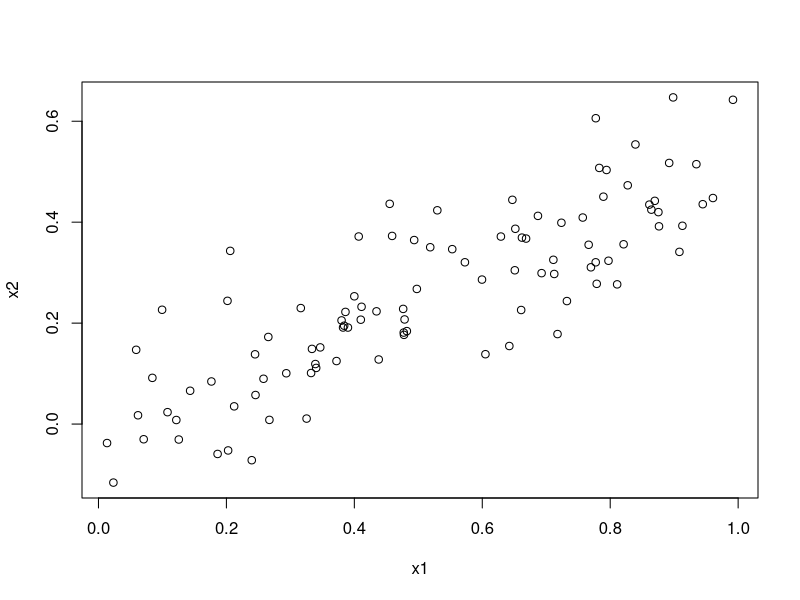
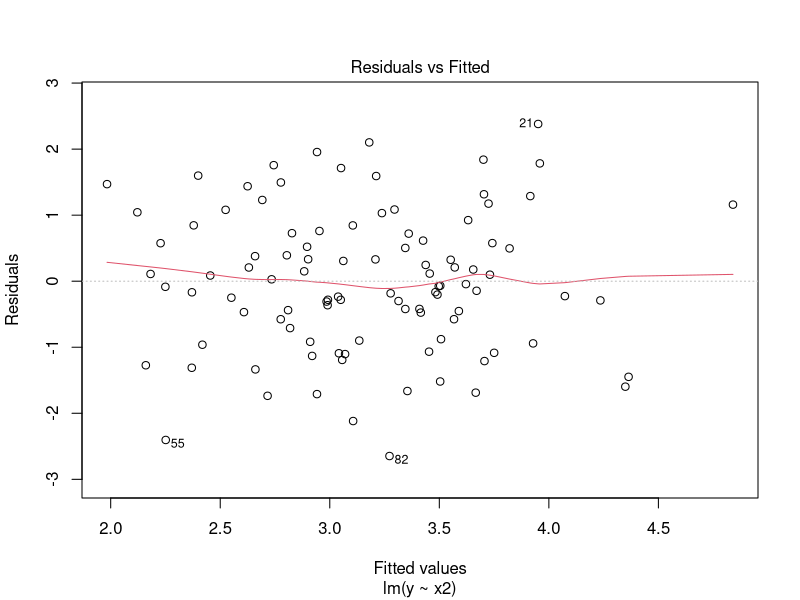
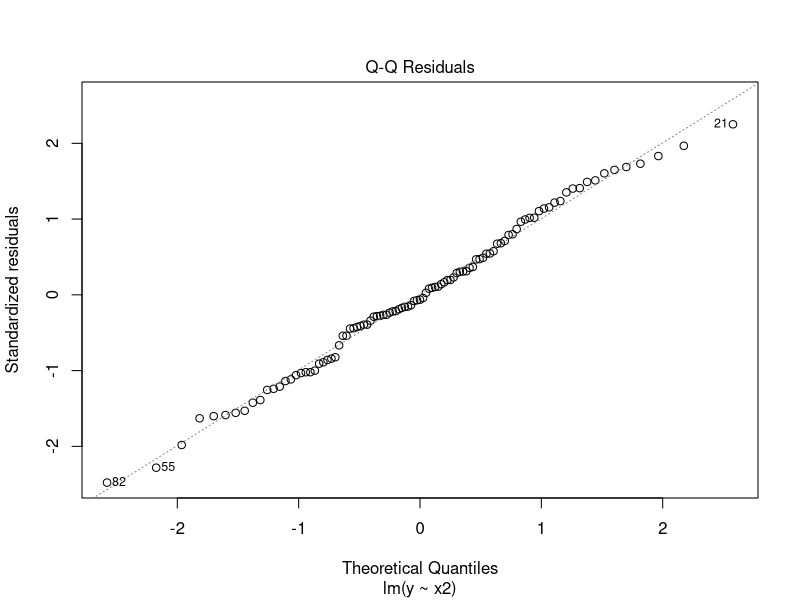
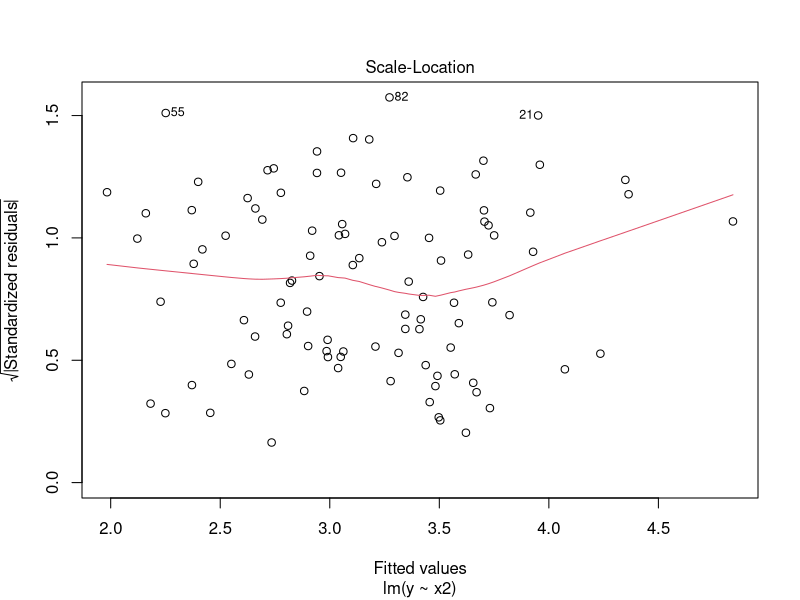
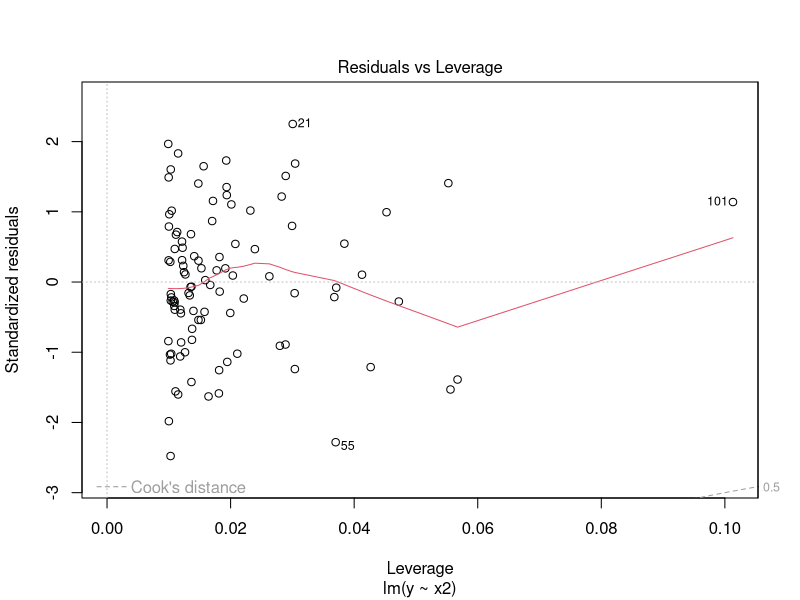
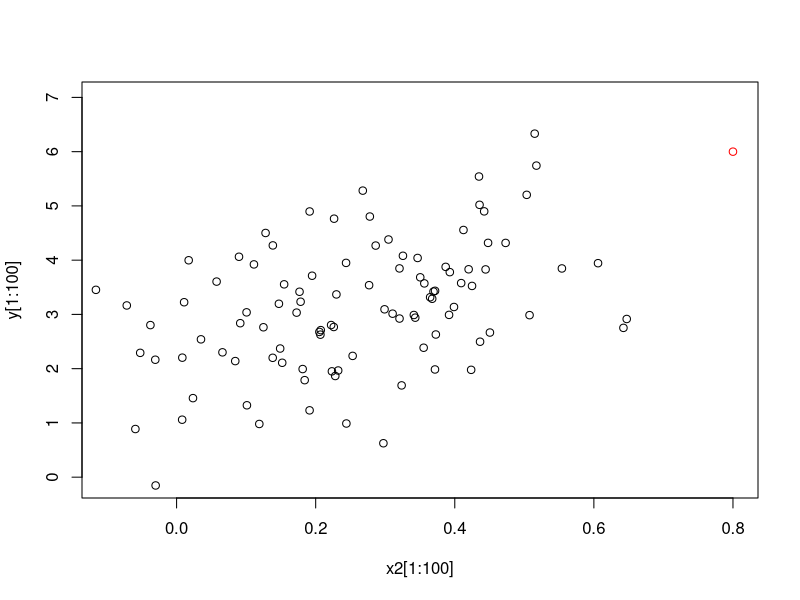

Write R code to recreate these figures, in order.
set.seed(1)
x1 = runif(100)
x2 = 0.5*x1 + rnorm(100)/10
y = 2 + 2*x1 + 0.3*x2 + rnorm(100)

plot(x1, x2)
lm.fit = lm(y~x1+x2)
summary(lm.fit)

lm.fit2 = lm(y~x1)
summary(lm.fit2)

lm.fit3 = lm(y~x2)
summary(lm.fit3)

x1 = c(x1, 0.1)
x2 = c(x2, 0.8)
y = c (y, 6)

lm.fit = lm(y~x1+x2)
summary(lm.fit)

lm.fit2 = lm(y~x1)
summary(lm.fit2)

lm.fit3 = lm(y~x2)
summary(lm.fit3)

plot(lm.fit3)
plot(x2[1:100], y[1:100], xlim = c(-.1, .8), ylim = c(-.1, 7))
points(x2[101], y[101], col="red")

# new point is high leverage, not an outlier
